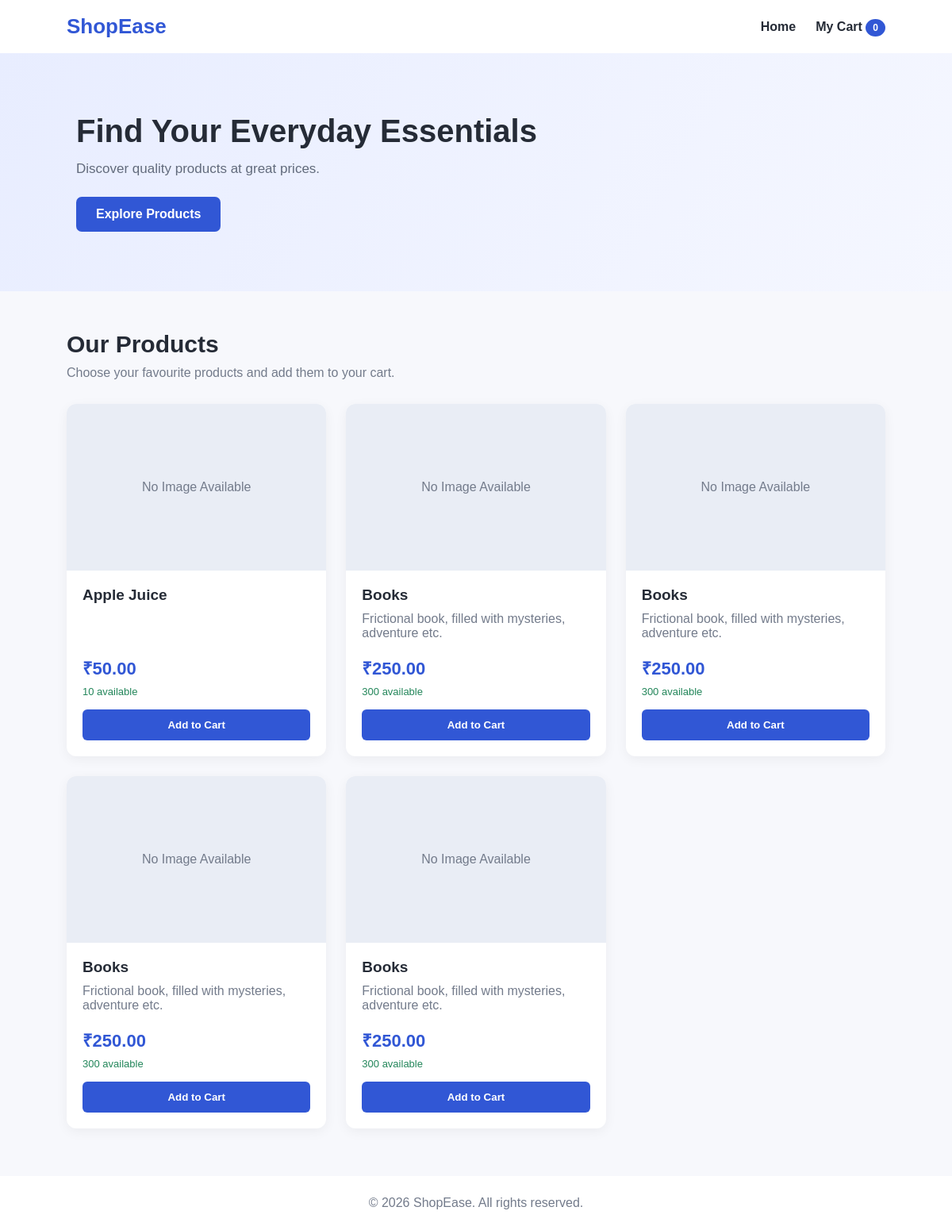
The app's page /shop/ with its own data.
### shop/models.py (models this page shows, shortened)
class Product(models.Model):
    name = models.CharField(max_length=120)
    description = models.TextField(blank=True)
    price = models.DecimalField(
        max_digits=10,
        decimal_places=2
    )
    stock = models.PositiveIntegerField(default=0)
    is_available = models.BooleanField(default=True)
    created_at = models.DateTimeField(auto_now_add=True)
    image = models.ImageField(
        upload_to="products/",
        blank=True,
        null=True
    )

### shop/views.py (the view)
def product_list(request):
    products = Product.objects.filter(
        is_available=True,
        stock__gt=0
    )
    return render(
        request,
        "shop/product_list.html",
        {"products": products}
    )

### shop/context_processors.py (called while the page is built)
def cart_summary(request):
    cart = request.session.get("shopping_cart", {})
    count = sum(
        int(quantity)
        for quantity in cart.values()
    )
    return {
        "cart_count": count
    }

### shop/templates/shop/product_list.html (shortened to what this page needs)
{% load static %}
<!DOCTYPE html>
<html lang="en">
<head>
    <link rel="stylesheet" href="{% static 'shop/css/style.css' %}">
</head>
<body>
<header class="navbar">
    <a href="{% url 'shop:product_list' %}" class="logo">
        ShopEase
    </a>
    <nav>
        <a href="{% url 'shop:product_list' %}">Home</a>
        <a href="{% url 'shop:cart_detail' %}" class="cart-link">
            My Cart
            <span class="cart-count">{{ cart_count|default:0 }}</span>
        </a>
    </nav>
</header>
<section class="hero">
    <div>
        <h1>Find Your Everyday Essentials</h1>
        <p>Discover quality products at great prices.</p>
        <a href="#products" class="hero-btn">Explore Products</a>
    </div>
</section>
<main class="container" id="products">
    <div class="section-heading">
        <h2>Our Products</h2>
        <p>Choose your favourite products and add them to your cart.</p>
    </div>
    <div class="product-grid">
        {% for product in products %}
            <div class="product-card">
                {% if product.image %}
                    <img src="{{ product.image.url }}"
                         alt="{{ product.name }}"
                         class="product-image">
                {% else %}
                    <div class="image-placeholder">
                        No Image Available
                    </div>
                {% endif %}
                <div class="product-info">
                    <h3>{{ product.name }}</h3>
                    <p class="description">
                        {{ product.description }}
                    </p>
                    <p class="price">
                        ₹{{ product.price }}
                    </p>
                    <p class="stock">
                        {{ product.stock }} available
                    </p>
                    <form method="post"
                          action="{% url 'shop:cart_add' product.id %}">
                        <button type="submit" class="add-btn">
                            Add to Cart
                        </button>
                    </form>
                </div>
            </div>
        {% empty %}
            <p>No products are currently available.</p>
        {% endfor %}
    </div>
</main>
<footer>
    <p>© 2026 ShopEase. All rights reserved.</p>
</footer>
</body>
</html>

### shop/static/shop/css/style.css (style rules this page uses)
* { margin: 0; padding: 0; box-sizing: border-box; }
body { font-family: Arial, sans-serif; background: #f7f8fc; color: #252b36; }
a { text-decoration: none; color: inherit; }
button { cursor: pointer; font-family: inherit; }
.navbar { background: white; padding: 18px 7%; display: flex; justify-content: space-between; align-items: center; box-shadow: 0 2px 12px rgba(0,0,0,0.06); }
.logo { font-size: 26px; font-weight: bold; color: #3157d5; }
.navbar nav { display: flex; gap: 25px; align-items: center; }
.navbar nav a { font-weight: 600; }
.cart-count { background: #3157d5; color: white; padding: 4px 9px; border-radius: 50%; font-size: 12px; }
.hero { min-height: 300px; padding: 70px 8%; display: flex; align-items: center; background: linear-gradient(120deg, #e8edff, #f5f7ff); }
.hero h1 { font-size: 40px; margin-bottom: 15px; }
.hero p { color: #626b7c; margin-bottom: 25px; font-size: 17px; }
.hero-btn { display: inline-block; background: #3157d5; color: white; padding: 13px 25px; border-radius: 7px; font-weight: bold; transition: 0.3s; }
.container { width: 86%; max-width: 1250px; margin: 50px auto; }
.section-heading { margin-bottom: 30px; }
.section-heading h2, .cart-container h1 { font-size: 30px; margin-bottom: 10px; }
.section-heading p, .subtitle { color: #737b8b; }
.product-grid { display: grid; grid-template-columns: repeat(3, 1fr); gap: 25px; }
.product-card { background: white; border-radius: 12px; overflow: hidden; box-shadow: 0 4px 15px rgba(0,0,0,0.05); transition: 0.3s; }
.product-image, .image-placeholder { width: 100%; height: 210px; object-fit: cover; }
.image-placeholder { background: #e9edf5; display: flex; justify-content: center; align-items: center; color: #737b8b; }
.product-info { padding: 20px; }
.product-info h3 { margin-bottom: 10px; font-size: 19px; }
.description { color: #737b8b; min-height: 40px; margin-bottom: 15px; }
.price { font-size: 22px; font-weight: bold; color: #3157d5; margin-bottom: 8px; }
.stock { font-size: 13px; color: #23865a; margin-bottom: 15px; }
.add-btn, .update-btn { width: 100%; padding: 12px; background: #3157d5; color: white; border: none; border-radius: 6px; font-weight: bold; transition: 0.3s; }
footer { background: white; padding: 25px; text-align: center; color: #737b8b; margin-top: 60px; }

### records on screen
Product: shows "No Image Available", name "Apple Juice", price "50.00", stock "10"
Product: image "No Image Available", name "Books", description "Frictional book, filled with mysteries, adventure etc.", price "250.00", stock "300"
Product: image "No Image Available", name "Books", description "Frictional book, filled with mysteries, adventure etc.", price "250.00", stock "300"
Product: image "No Image Available", name "Books", description "Frictional book, filled with mysteries, adventure etc.", price "250.00", stock "300"
Product: image "No Image Available", name "Books", description "Frictional book, filled with mysteries, adventure etc.", price "250.00", stock "300"

### other values on screen
{{ cart_count|default:0 }} "0"
